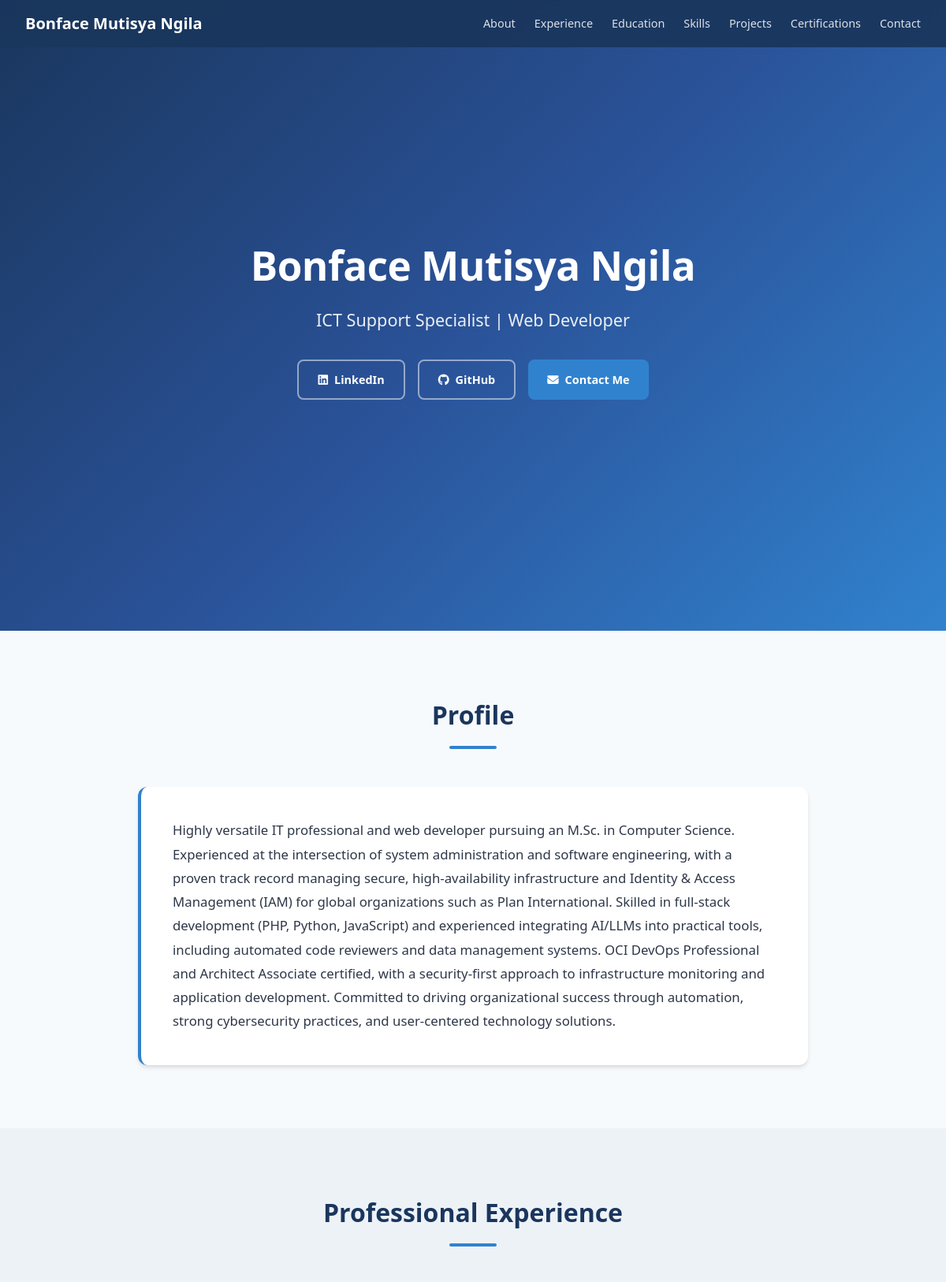
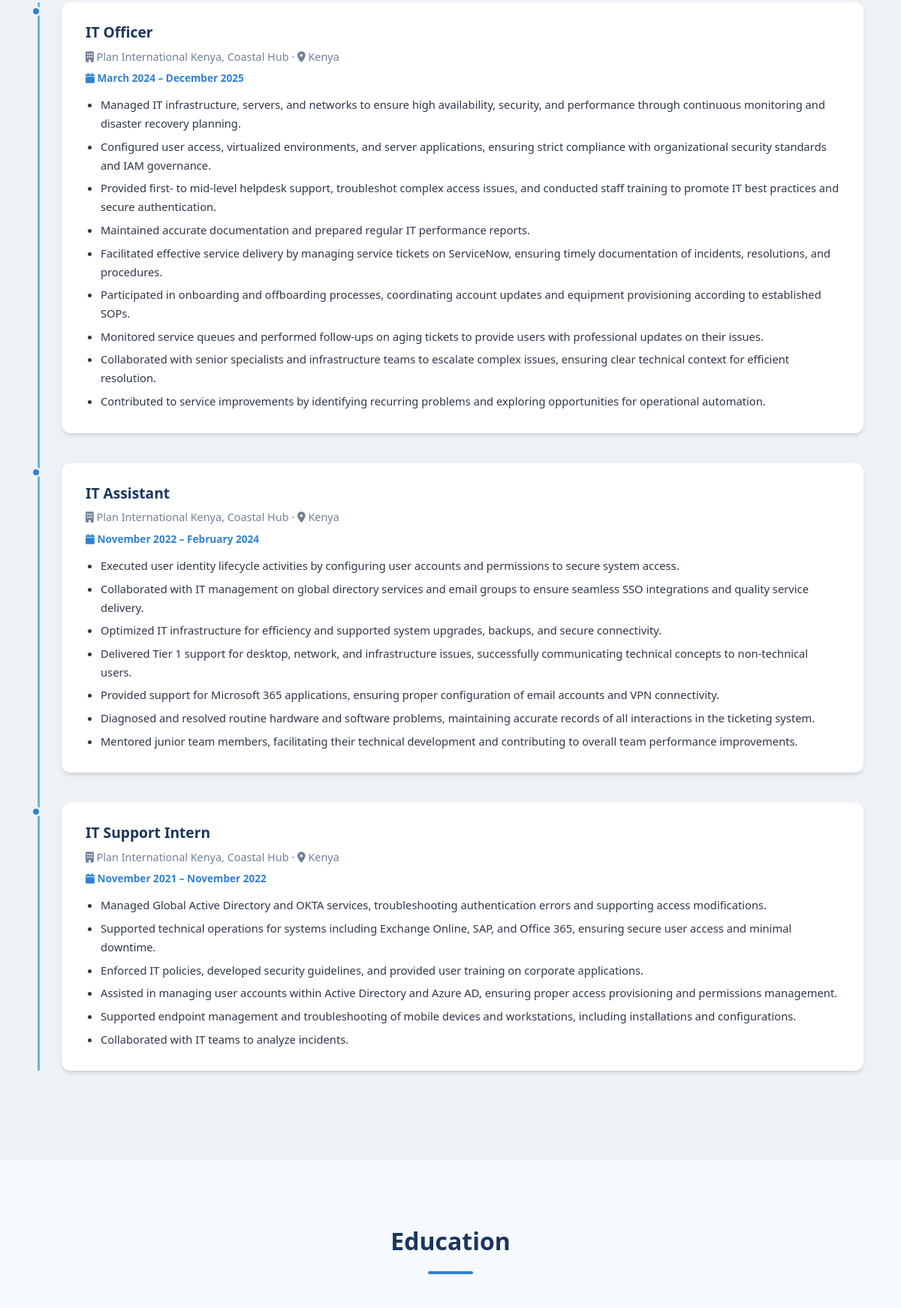
The page / (upper part) on the database its author committed (2 pictures, top to bottom).
### app.py (models this page shows)
class Profile(db.Model):
    id = db.Column(db.Integer, primary_key=True)
    full_name = db.Column(db.String(120), nullable=False)
    tagline = db.Column(db.String(200))
    bio = db.Column(db.Text)
    email = db.Column(db.String(120))
    phone = db.Column(db.String(30))
    address = db.Column(db.String(200))
    linkedin = db.Column(db.String(300))
    github = db.Column(db.String(300))

class Experience(db.Model):
    id = db.Column(db.Integer, primary_key=True)
    job_title = db.Column(db.String(200), nullable=False)
    company = db.Column(db.String(200), nullable=False)
    location = db.Column(db.String(200))
    start_date = db.Column(db.String(50))
    end_date = db.Column(db.String(50))
    description = db.Column(db.Text)
    sort_order = db.Column(db.Integer, default=0)

### app.py (the view)
@app.route("/")
def index():
    profile = Profile.query.first()
    experiences = Experience.query.order_by(Experience.sort_order).all()
    educations = Education.query.order_by(Education.sort_order).all()
    skills = Skill.query.order_by(Skill.sort_order).all()
    projects = Project.query.order_by(Project.sort_order).all()
    certifications = Certification.query.order_by(Certification.sort_order).all()
    return render_template(
        "index.html",
        profile=profile,
        experiences=experiences,
        educations=educations,
        skills=skills,
        projects=projects,
        certifications=certifications,
    )

### templates/index.html (shortened to what this page needs)
{% extends "base.html" %}
{% block content %}
<nav class="navbar">
    <div class="nav-container">
        <a href="#" class="nav-brand">{{ profile.full_name if profile else "Portfolio" }}</a>
        <ul class="nav-links">
            <li><a href="#about">About</a></li>
            <li><a href="#experience">Experience</a></li>
            <li><a href="#education">Education</a></li>
            <li><a href="#skills">Skills</a></li>
            <li><a href="#projects">Projects</a></li>
            <li><a href="#certifications">Certifications</a></li>
            <li><a href="#contact">Contact</a></li>
        </ul>
    </div>
</nav>
<header class="hero" id="about">
    <div class="hero-content">
        <div class="hero-text">
            <h1>{{ profile.full_name if profile else "Your Name" }}</h1>
            <p class="tagline">{{ profile.tagline if profile else "Professional" }}</p>
            <div class="hero-links">
                {% if profile and profile.linkedin %}
                <a href="{{ profile.linkedin }}" target="_blank" class="btn btn-outline"><i class="fab fa-linkedin"></i> LinkedIn</a>
                {% endif %}
                {% if profile and profile.github %}
                <a href="{{ profile.github }}" target="_blank" class="btn btn-outline"><i class="fab fa-github"></i> GitHub</a>
                {% endif %}
                <a href="#contact" class="btn btn-primary"><i class="fas fa-envelope"></i> Contact Me</a>
            </div>
        </div>
    </div>
</header>
{% if profile and profile.bio %}
<section class="section" id="bio">
    <div class="container">
        <h2 class="section-title">Profile</h2>
        <div class="bio-card">
            <p>{{ profile.bio }}</p>
        </div>
    </div>
</section>
{% endif %}
{% if experiences %}
<section class="section section-alt" id="experience">
    <div class="container">
        <h2 class="section-title">Professional Experience</h2>
        <div class="timeline">
            {% for exp in experiences %}
            <div class="timeline-item">
                <div class="timeline-dot"></div>
                <div class="timeline-content">
                    <h3>{{ exp.job_title }}</h3>
                    <p class="timeline-meta">
                        <i class="fas fa-building"></i> {{ exp.company }}
                        {% if exp.location %} &middot; <i class="fas fa-map-marker-alt"></i> {{ exp.location }}{% endif %}
                    </p>
                    <p class="timeline-date"><i class="fas fa-calendar"></i> {{ exp.start_date }} &ndash; {{ exp.end_date }}</p>
                    {% if exp.description %}
                    <ul class="timeline-details">
                        {% for line in exp.description.split('\n') %}
                        {% if line.strip() %}
                        <li>{{ line.strip() }}</li>
                        {% endif %}
                        {% endfor %}
                    </ul>
                    {% endif %}
                </div>
            </div>
            {% endfor %}
        </div>
    </div>
</section>
{% endif %}
{% if educations %}
<section class="section" id="education">
    <div class="container">
        <h2 class="section-title">Education</h2>
    </div>
</section>
{% endif %}
{% endblock %}

### static/css/style.css (style rules this page uses)
:root { --primary: #1a365d; --primary-light: #2a5298; --accent: #3182ce; --accent-light: #63b3ed; --bg: #f7fafc; --bg-alt: #edf2f7; --card-bg: #ffffff; --text: #2d3748; --text-light: #718096; --border: #e2e8f0; --success: #38a169; --radius: 12px; --shadow: 0 4px 6px -1px rgba(0, 0, 0, 0.1), 0 2px 4px -1px rgba(0, 0, 0, 0.06); --shadow-lg: 0 10px 15px -3px rgba(0, 0, 0, 0.1), 0 4px 6px -2px rgba(0, 0, 0, 0.05); }
*, *::before, *::after { box-sizing: border-box; margin: 0; padding: 0; }
html { scroll-behavior: smooth; }
body { font-family: 'Segoe UI', system-ui, -apple-system, sans-serif; color: var(--text); background: var(--bg); line-height: 1.7; }
a { color: var(--accent); text-decoration: none; transition: color 0.2s; }
.navbar { position: fixed; top: 0; width: 100%; z-index: 100; background: rgba(26, 54, 93, 0.95); backdrop-filter: blur(10px); padding: 0.8rem 0; transition: all 0.3s ease; }
.nav-container { max-width: 1200px; margin: 0 auto; padding: 0 2rem; display: flex; align-items: center; justify-content: space-between; }
.nav-brand { color: #fff; font-weight: 700; font-size: 1.25rem; }
.nav-links { list-style: none; display: flex; gap: 1.5rem; }
.nav-links a { color: rgba(255,255,255,0.85); font-size: 0.9rem; font-weight: 500; transition: color 0.2s; }
.hero { min-height: 100vh; display: flex; align-items: center; justify-content: center; background: linear-gradient(135deg, var(--primary) 0%, var(--primary-light) 50%, var(--accent) 100%); color: #fff; text-align: center; padding: 2rem; }
.hero-text h1 { font-size: 3.2rem; font-weight: 800; margin-bottom: 0.5rem; letter-spacing: -0.5px; }
.tagline { font-size: 1.35rem; opacity: 0.9; margin-bottom: 2rem; font-weight: 300; }
.hero-links { display: flex; gap: 1rem; justify-content: center; flex-wrap: wrap; }
.btn { display: inline-flex; align-items: center; gap: 0.5rem; padding: 0.7rem 1.5rem; border-radius: 8px; font-weight: 600; font-size: 0.9rem; transition: all 0.2s; cursor: pointer; border: none; text-decoration: none; }
.btn-primary { background: var(--accent); color: #fff; }
.btn-outline { border: 2px solid rgba(255,255,255,0.5); color: #fff; background: transparent; }
.section { padding: 5rem 2rem; }
.section-alt { background: var(--bg-alt); }
.container { max-width: 1100px; margin: 0 auto; }
.section-title { font-size: 2rem; font-weight: 700; color: var(--primary); margin-bottom: 3rem; text-align: center; position: relative; }
.section-title::after { content: ''; display: block; width: 60px; height: 4px; background: var(--accent); margin: 0.75rem auto 0; border-radius: 2px; }
.bio-card { max-width: 850px; margin: 0 auto; background: var(--card-bg); padding: 2.5rem; border-radius: var(--radius); box-shadow: var(--shadow); font-size: 1.05rem; line-height: 1.8; color: var(--text); border-left: 4px solid var(--accent); }
.timeline { position: relative; padding-left: 2rem; }
.timeline::before { content: ''; position: absolute; left: 0; top: 0; bottom: 0; width: 3px; background: var(--accent-light); border-radius: 2px; }
.timeline-item { position: relative; margin-bottom: 2.5rem; }
.timeline-dot { position: absolute; left: -2.55rem; top: 0.3rem; width: 14px; height: 14px; border-radius: 50%; background: var(--accent); border: 3px solid var(--bg-alt); }
.timeline-content { background: var(--card-bg); padding: 1.5rem 2rem; border-radius: var(--radius); box-shadow: var(--shadow); }
.timeline-content h3 { color: var(--primary); font-size: 1.2rem; margin-bottom: 0.25rem; }
.timeline-meta { color: var(--text-light); font-size: 0.9rem; margin-bottom: 0.25rem; }
.timeline-date { color: var(--accent); font-size: 0.85rem; font-weight: 600; margin-bottom: 0.75rem; }
.timeline-details { margin: 0; padding-left: 1.25rem; }
.timeline-details li { font-size: 0.92rem; margin-bottom: 0.35rem; color: var(--text); }

### rows shown on the page
Profile: full_name "Bonface Mutisya Ngila", tagline "ICT Support Specialist | Web Developer", bio "Highly versatile IT professional and web developer pursuing an M.Sc. in Computer Science. Experienced at the intersection of system administration and software engineering, with a proven track record managing secure, high-availability infrastructure and Identity & Access Management (IAM) for global organizations such as Plan International. Skilled in full-stack development (PHP, Python, JavaScript) and experienced integrating AI/LLMs into practical tools, including automated code reviewers and data management systems. OCI DevOps Professional and Architect Associate certified, with a security-first approach to infrastructure monitoring and application development. Committed to driving…"
Experience: job_title "IT Officer", company "Plan International Kenya, Coastal Hub", location "Kenya", start_date "March 2024", end_date "December 2025", strip "Managed IT infrastructure, servers, and networks to ensure high availability, security, and performance through continuous monitoring and disaster recovery planning." "Configured user access, virtualized environments, and server applications, ensuring strict compliance with organizational security standards and IAM governance." "Provided first- to mid-level helpdesk support, troubleshot complex access issues, and conducted staff training to promote IT best practices and secure authentication." "Maintained accurate documentation and prepared regular IT performance reports." "Facilitated effective service delivery by managing service tickets on ServiceNow, ensuring timely documentation of incidents, resolutions, and procedures." "Participated in onboarding and offboarding processes, coordinating account updates and equipment provisioning according to established SOPs." "Monitored service queues and performed follow-ups on aging tickets to provide users with professional updates on their issues." "Collaborated with senior specialists and infrastructure teams to escalate complex issues, ensuring clear technical context for efficient resolution." "Contributed to service improvements by identifying recurring problems and exploring opportunities for operational automation."
Experience: job_title "IT Assistant", company "Plan International Kenya, Coastal Hub", location "Kenya", start_date "November 2022", end_date "February 2024", strip "Executed user identity lifecycle activities by configuring user accounts and permissions to secure system access." "Collaborated with IT management on global directory services and email groups to ensure seamless SSO integrations and quality service delivery." "Optimized IT infrastructure for efficiency and supported system upgrades, backups, and secure connectivity." "Delivered Tier 1 support for desktop, network, and infrastructure issues, successfully communicating technical concepts to non-technical users." "Provided support for Microsoft 365 applications, ensuring proper configuration of email accounts and VPN connectivity." "Diagnosed and resolved routine hardware and software problems, maintaining accurate records of all interactions in the ticketing system." "Mentored junior team members, facilitating their technical development and contributing to overall team performance improvements."
Experience: job_title "IT Support Intern", company "Plan International Kenya, Coastal Hub", location "Kenya", start_date "November 2021", end_date "November 2022", strip "Managed Global Active Directory and OKTA services, troubleshooting authentication errors and supporting access modifications." "Supported technical operations for systems including Exchange Online, SAP, and Office 365, ensuring secure user access and minimal downtime." "Enforced IT policies, developed security guidelines, and provided user training on corporate applications." "Assisted in managing user accounts within Active Directory and Azure AD, ensuring proper access provisioning and permissions management." "Supported endpoint management and troubleshooting of mobile devices and workstations, including installations and configurations." "Collaborated with IT teams to analyze incidents."
